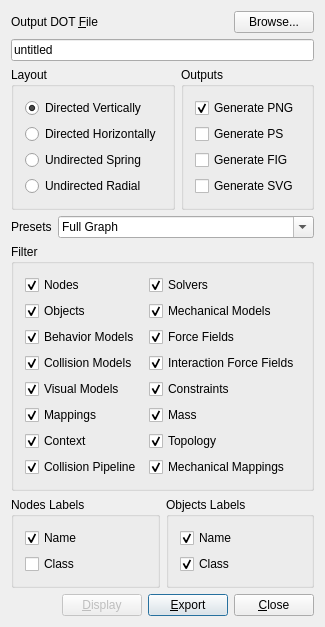
<?xml version="1.0" encoding="UTF-8"?>
<ui version="4.0">
 <class>BaseGenGraphForm</class>
 <widget class="QDialog" name="BaseGenGraphForm">
  <property name="geometry">
   <rect>
    <x>0</x>
    <y>0</y>
    <width>289</width>
    <height>589</height>
   </rect>
  </property>
  <property name="windowTitle">
   <string>Sofa Graph Export</string>
  </property>
  <layout class="QVBoxLayout">
   <item>
    <layout class="QGridLayout">
     <item row="0" column="0">
      <widget class="QLabel" name="filenameLabel">
       <property name="sizePolicy">
        <sizepolicy hsizetype="Preferred" vsizetype="Preferred">
         <horstretch>1</horstretch>
         <verstretch>0</verstretch>
        </sizepolicy>
       </property>
       <property name="text">
        <string>Output DOT &amp;File</string>
       </property>
       <property name="wordWrap">
        <bool>false</bool>
       </property>
       <property name="buddy">
        <cstring>filename</cstring>
       </property>
      </widget>
     </item>
     <item row="0" column="1">
      <widget class="QPushButton" name="browseButton">
       <property name="text">
        <string>Browse...</string>
       </property>
      </widget>
     </item>
     <item row="1" column="0" colspan="2">
      <widget class="QLineEdit" name="filename">
       <property name="text">
        <string>untitled</string>
       </property>
      </widget>
     </item>
    </layout>
   </item>
   <item>
    <layout class="QHBoxLayout">
     <item>
      <widget class="Q3ButtonGroup" name="layoutGroup">
       <property name="title">
        <string>Layout</string>
       </property>
       <layout class="QVBoxLayout">
        <item>
         <widget class="QRadioButton" name="layoutDirV">
          <property name="text">
           <string>Directed Vertically</string>
          </property>
          <property name="checked">
           <bool>true</bool>
          </property>
         </widget>
        </item>
        <item>
         <widget class="QRadioButton" name="layoutDirH">
          <property name="text">
           <string>Directed Horizontally</string>
          </property>
         </widget>
        </item>
        <item>
         <widget class="QRadioButton" name="layoutSpring">
          <property name="text">
           <string>Undirected Spring</string>
          </property>
         </widget>
        </item>
        <item>
         <widget class="QRadioButton" name="layoutRadial">
          <property name="text">
           <string>Undirected Radial</string>
          </property>
         </widget>
        </item>
       </layout>
      </widget>
     </item>
     <item>
      <widget class="Q3GroupBox" name="outputsBox">
       <property name="title">
        <string>Outputs</string>
       </property>
       <layout class="QVBoxLayout">
        <item>
         <widget class="QCheckBox" name="genPNG">
          <property name="text">
           <string>Generate PNG</string>
          </property>
          <property name="checked">
           <bool>true</bool>
          </property>
         </widget>
        </item>
        <item>
         <widget class="QCheckBox" name="genPS">
          <property name="text">
           <string>Generate PS</string>
          </property>
         </widget>
        </item>
        <item>
         <widget class="QCheckBox" name="genFIG">
          <property name="text">
           <string>Generate FIG</string>
          </property>
         </widget>
        </item>
        <item>
         <widget class="QCheckBox" name="genSVG">
          <property name="text">
           <string>Generate SVG</string>
          </property>
         </widget>
        </item>
       </layout>
      </widget>
     </item>
    </layout>
   </item>
   <item>
    <layout class="QHBoxLayout">
     <item>
      <widget class="QLabel" name="presetLabel">
       <property name="text">
        <string>Presets</string>
       </property>
       <property name="wordWrap">
        <bool>false</bool>
       </property>
      </widget>
     </item>
     <item>
      <widget class="QComboBox" name="presetFilter">
       <property name="sizePolicy">
        <sizepolicy hsizetype="Minimum" vsizetype="Fixed">
         <horstretch>1</horstretch>
         <verstretch>0</verstretch>
        </sizepolicy>
       </property>
       <property name="editable">
        <bool>true</bool>
       </property>
       <property name="insertPolicy">
        <enum>QComboBox::InsertAtTop</enum>
       </property>
       <property name="autoCompletion">
        <bool>true</bool>
       </property>
       <property name="duplicatesEnabled">
        <bool>false</bool>
       </property>
       <item>
        <property name="text">
         <string>Full Graph</string>
        </property>
       </item>
       <item>
        <property name="text">
         <string>All Objects</string>
        </property>
       </item>
       <item>
        <property name="text">
         <string>All Nodes</string>
        </property>
       </item>
       <item>
        <property name="text">
         <string>Mechanical Graph</string>
        </property>
       </item>
       <item>
        <property name="text">
         <string>Mechanical Objects</string>
        </property>
       </item>
       <item>
        <property name="text">
         <string>Visual Graph</string>
        </property>
       </item>
       <item>
        <property name="text">
         <string>Visual Objects</string>
        </property>
       </item>
       <item>
        <property name="text">
         <string>Collision Graph</string>
        </property>
       </item>
       <item>
        <property name="text">
         <string>Collision Objects</string>
        </property>
       </item>
       <item>
        <property name="text">
         <string>Collision Response Graph</string>
        </property>
       </item>
       <item>
        <property name="text">
         <string>Collision Response Objects</string>
        </property>
       </item>
      </widget>
     </item>
    </layout>
   </item>
   <item>
    <widget class="Q3GroupBox" name="filterBox">
     <property name="title">
      <string>Filter</string>
     </property>
     <layout class="QGridLayout">
      <item row="0" column="1">
       <widget class="QCheckBox" name="showSolvers">
        <property name="text">
         <string>Solvers</string>
        </property>
        <property name="checked">
         <bool>true</bool>
        </property>
       </widget>
      </item>
      <item row="1" column="1">
       <widget class="QCheckBox" name="showMechanicalStates">
        <property name="text">
         <string>Mechanical Models</string>
        </property>
        <property name="checked">
         <bool>true</bool>
        </property>
       </widget>
      </item>
      <item row="2" column="1">
       <widget class="QCheckBox" name="showForceFields">
        <property name="text">
         <string>Force Fields</string>
        </property>
        <property name="checked">
         <bool>true</bool>
        </property>
       </widget>
      </item>
      <item row="3" column="1">
       <widget class="QCheckBox" name="showInteractionForceFields">
        <property name="text">
         <string>Interaction Force Fields</string>
        </property>
        <property name="checked">
         <bool>true</bool>
        </property>
       </widget>
      </item>
      <item row="4" column="1">
       <widget class="QCheckBox" name="showConstraints">
        <property name="text">
         <string>Constraints</string>
        </property>
        <property name="checked">
         <bool>true</bool>
        </property>
       </widget>
      </item>
      <item row="5" column="1">
       <widget class="QCheckBox" name="showMass">
        <property name="text">
         <string>Mass</string>
        </property>
        <property name="checked">
         <bool>true</bool>
        </property>
       </widget>
      </item>
      <item row="7" column="1">
       <widget class="QCheckBox" name="showMechanicalMappings">
        <property name="text">
         <string>Mechanical Mappings</string>
        </property>
        <property name="checked">
         <bool>true</bool>
        </property>
       </widget>
      </item>
      <item row="6" column="1">
       <widget class="QCheckBox" name="showTopology">
        <property name="text">
         <string>Topology</string>
        </property>
        <property name="checked">
         <bool>true</bool>
        </property>
       </widget>
      </item>
      <item row="5" column="0">
       <widget class="QCheckBox" name="showMappings">
        <property name="text">
         <string>Mappings</string>
        </property>
        <property name="checked">
         <bool>true</bool>
        </property>
       </widget>
      </item>
      <item row="3" column="0">
       <widget class="QCheckBox" name="showCollisionModels">
        <property name="text">
         <string>Collision Models</string>
        </property>
        <property name="checked">
         <bool>true</bool>
        </property>
       </widget>
      </item>
      <item row="4" column="0">
       <widget class="QCheckBox" name="showVisualModels">
        <property name="text">
         <string>Visual Models</string>
        </property>
        <property name="checked">
         <bool>true</bool>
        </property>
       </widget>
      </item>
      <item row="7" column="0">
       <widget class="QCheckBox" name="showCollisionPipeline">
        <property name="text">
         <string>Collision Pipeline</string>
        </property>
        <property name="checked">
         <bool>true</bool>
        </property>
       </widget>
      </item>
      <item row="2" column="0">
       <widget class="QCheckBox" name="showBehaviorModels">
        <property name="text">
         <string>Behavior Models</string>
        </property>
        <property name="checked">
         <bool>true</bool>
        </property>
       </widget>
      </item>
      <item row="6" column="0">
       <widget class="QCheckBox" name="showContext">
        <property name="text">
         <string>Context</string>
        </property>
        <property name="checked">
         <bool>true</bool>
        </property>
       </widget>
      </item>
      <item row="1" column="0">
       <widget class="QCheckBox" name="showObjects">
        <property name="text">
         <string>Objects</string>
        </property>
        <property name="checked">
         <bool>true</bool>
        </property>
       </widget>
      </item>
      <item row="0" column="0">
       <widget class="QCheckBox" name="showNodes">
        <property name="text">
         <string>Nodes</string>
        </property>
        <property name="checked">
         <bool>true</bool>
        </property>
       </widget>
      </item>
     </layout>
    </widget>
   </item>
   <item>
    <layout class="QHBoxLayout">
     <item>
      <widget class="Q3GroupBox" name="groupNodeLabel">
       <property name="title">
        <string>Nodes Labels</string>
       </property>
       <layout class="QVBoxLayout">
        <item>
         <widget class="QCheckBox" name="labelNodeName">
          <property name="text">
           <string>Name</string>
          </property>
          <property name="checked">
           <bool>true</bool>
          </property>
         </widget>
        </item>
        <item>
         <widget class="QCheckBox" name="labelNodeClass">
          <property name="text">
           <string>Class</string>
          </property>
         </widget>
        </item>
       </layout>
      </widget>
     </item>
     <item>
      <widget class="Q3GroupBox" name="groupObjectLabel">
       <property name="title">
        <string>Objects Labels</string>
       </property>
       <layout class="QVBoxLayout">
        <item>
         <widget class="QCheckBox" name="labelObjectName">
          <property name="text">
           <string>Name</string>
          </property>
          <property name="checked">
           <bool>true</bool>
          </property>
         </widget>
        </item>
        <item>
         <widget class="QCheckBox" name="labelObjectClass">
          <property name="text">
           <string>Class</string>
          </property>
          <property name="checked">
           <bool>true</bool>
          </property>
         </widget>
        </item>
       </layout>
      </widget>
     </item>
    </layout>
   </item>
   <item>
    <layout class="QHBoxLayout">
     <item>
      <spacer name="spacer1">
       <property name="orientation">
        <enum>Qt::Horizontal</enum>
       </property>
       <property name="sizeType">
        <enum>QSizePolicy::Expanding</enum>
       </property>
       <property name="sizeHint" stdset="0">
        <size>
         <width>16</width>
         <height>20</height>
        </size>
       </property>
      </spacer>
     </item>
     <item>
      <widget class="QPushButton" name="displayButton">
       <property name="enabled">
        <bool>false</bool>
       </property>
       <property name="text">
        <string>&amp;Display</string>
       </property>
       <property name="shortcut">
        <string>Alt+D</string>
       </property>
      </widget>
     </item>
     <item>
      <widget class="QPushButton" name="exportButton">
       <property name="text">
        <string>&amp;Export</string>
       </property>
       <property name="shortcut">
        <string>Alt+E</string>
       </property>
       <property name="default">
        <bool>true</bool>
       </property>
      </widget>
     </item>
     <item>
      <widget class="QPushButton" name="closeButton">
       <property name="text">
        <string>&amp;Close</string>
       </property>
       <property name="shortcut">
        <string>Alt+C</string>
       </property>
      </widget>
     </item>
    </layout>
   </item>
  </layout>
 </widget>
 <layoutdefault spacing="6" margin="11"/>
 <customwidgets>
  <customwidget>
   <class>Q3GroupBox</class>
   <extends>QGroupBox</extends>
   <header>Qt3Support/Q3GroupBox</header>
   <container>1</container>
  </customwidget>
  <customwidget>
   <class>Q3ButtonGroup</class>
   <extends>Q3GroupBox</extends>
   <header>Qt3Support/Q3ButtonGroup</header>
   <container>1</container>
  </customwidget>
 </customwidgets>
 <tabstops>
  <tabstop>filename</tabstop>
  <tabstop>browseButton</tabstop>
  <tabstop>layoutDirV</tabstop>
  <tabstop>layoutDirH</tabstop>
  <tabstop>layoutSpring</tabstop>
  <tabstop>layoutRadial</tabstop>
  <tabstop>genPNG</tabstop>
  <tabstop>genPS</tabstop>
  <tabstop>genFIG</tabstop>
  <tabstop>genSVG</tabstop>
  <tabstop>showSolvers</tabstop>
  <tabstop>showMechanicalStates</tabstop>
  <tabstop>showForceFields</tabstop>
  <tabstop>showInteractionForceFields</tabstop>
  <tabstop>showConstraints</tabstop>
  <tabstop>showMass</tabstop>
  <tabstop>showMechanicalMappings</tabstop>
  <tabstop>showTopology</tabstop>
  <tabstop>showMappings</tabstop>
  <tabstop>showCollisionModels</tabstop>
  <tabstop>showVisualModels</tabstop>
  <tabstop>showCollisionPipeline</tabstop>
  <tabstop>showBehaviorModels</tabstop>
  <tabstop>showContext</tabstop>
  <tabstop>showObjects</tabstop>
  <tabstop>showNodes</tabstop>
  <tabstop>labelNodeName</tabstop>
  <tabstop>labelNodeClass</tabstop>
  <tabstop>labelObjectName</tabstop>
  <tabstop>labelObjectClass</tabstop>
  <tabstop>displayButton</tabstop>
  <tabstop>exportButton</tabstop>
 </tabstops>
 <resources/>
 <connections>
  <connection>
   <sender>showObjects</sender>
   <signal>toggled(bool)</signal>
   <receiver>showBehaviorModels</receiver>
   <slot>setEnabled(bool)</slot>
   <hints>
    <hint type="sourcelabel">
     <x>20</x>
     <y>20</y>
    </hint>
    <hint type="destinationlabel">
     <x>20</x>
     <y>20</y>
    </hint>
   </hints>
  </connection>
  <connection>
   <sender>showObjects</sender>
   <signal>toggled(bool)</signal>
   <receiver>showCollisionModels</receiver>
   <slot>setEnabled(bool)</slot>
   <hints>
    <hint type="sourcelabel">
     <x>20</x>
     <y>20</y>
    </hint>
    <hint type="destinationlabel">
     <x>20</x>
     <y>20</y>
    </hint>
   </hints>
  </connection>
  <connection>
   <sender>showObjects</sender>
   <signal>toggled(bool)</signal>
   <receiver>showVisualModels</receiver>
   <slot>setEnabled(bool)</slot>
   <hints>
    <hint type="sourcelabel">
     <x>20</x>
     <y>20</y>
    </hint>
    <hint type="destinationlabel">
     <x>20</x>
     <y>20</y>
    </hint>
   </hints>
  </connection>
  <connection>
   <sender>showObjects</sender>
   <signal>toggled(bool)</signal>
   <receiver>showMappings</receiver>
   <slot>setEnabled(bool)</slot>
   <hints>
    <hint type="sourcelabel">
     <x>20</x>
     <y>20</y>
    </hint>
    <hint type="destinationlabel">
     <x>20</x>
     <y>20</y>
    </hint>
   </hints>
  </connection>
  <connection>
   <sender>showObjects</sender>
   <signal>toggled(bool)</signal>
   <receiver>showContext</receiver>
   <slot>setEnabled(bool)</slot>
   <hints>
    <hint type="sourcelabel">
     <x>20</x>
     <y>20</y>
    </hint>
    <hint type="destinationlabel">
     <x>20</x>
     <y>20</y>
    </hint>
   </hints>
  </connection>
  <connection>
   <sender>showObjects</sender>
   <signal>toggled(bool)</signal>
   <receiver>showCollisionPipeline</receiver>
   <slot>setEnabled(bool)</slot>
   <hints>
    <hint type="sourcelabel">
     <x>20</x>
     <y>20</y>
    </hint>
    <hint type="destinationlabel">
     <x>20</x>
     <y>20</y>
    </hint>
   </hints>
  </connection>
  <connection>
   <sender>showObjects</sender>
   <signal>toggled(bool)</signal>
   <receiver>showSolvers</receiver>
   <slot>setEnabled(bool)</slot>
   <hints>
    <hint type="sourcelabel">
     <x>20</x>
     <y>20</y>
    </hint>
    <hint type="destinationlabel">
     <x>20</x>
     <y>20</y>
    </hint>
   </hints>
  </connection>
  <connection>
   <sender>showObjects</sender>
   <signal>toggled(bool)</signal>
   <receiver>showMechanicalStates</receiver>
   <slot>setEnabled(bool)</slot>
   <hints>
    <hint type="sourcelabel">
     <x>20</x>
     <y>20</y>
    </hint>
    <hint type="destinationlabel">
     <x>20</x>
     <y>20</y>
    </hint>
   </hints>
  </connection>
  <connection>
   <sender>showObjects</sender>
   <signal>toggled(bool)</signal>
   <receiver>showForceFields</receiver>
   <slot>setEnabled(bool)</slot>
   <hints>
    <hint type="sourcelabel">
     <x>20</x>
     <y>20</y>
    </hint>
    <hint type="destinationlabel">
     <x>20</x>
     <y>20</y>
    </hint>
   </hints>
  </connection>
  <connection>
   <sender>showObjects</sender>
   <signal>toggled(bool)</signal>
   <receiver>showInteractionForceFields</receiver>
   <slot>setEnabled(bool)</slot>
   <hints>
    <hint type="sourcelabel">
     <x>20</x>
     <y>20</y>
    </hint>
    <hint type="destinationlabel">
     <x>20</x>
     <y>20</y>
    </hint>
   </hints>
  </connection>
  <connection>
   <sender>showObjects</sender>
   <signal>toggled(bool)</signal>
   <receiver>showConstraints</receiver>
   <slot>setEnabled(bool)</slot>
   <hints>
    <hint type="sourcelabel">
     <x>20</x>
     <y>20</y>
    </hint>
    <hint type="destinationlabel">
     <x>20</x>
     <y>20</y>
    </hint>
   </hints>
  </connection>
  <connection>
   <sender>showObjects</sender>
   <signal>toggled(bool)</signal>
   <receiver>showMass</receiver>
   <slot>setEnabled(bool)</slot>
   <hints>
    <hint type="sourcelabel">
     <x>20</x>
     <y>20</y>
    </hint>
    <hint type="destinationlabel">
     <x>20</x>
     <y>20</y>
    </hint>
   </hints>
  </connection>
  <connection>
   <sender>showObjects</sender>
   <signal>toggled(bool)</signal>
   <receiver>showTopology</receiver>
   <slot>setEnabled(bool)</slot>
   <hints>
    <hint type="sourcelabel">
     <x>20</x>
     <y>20</y>
    </hint>
    <hint type="destinationlabel">
     <x>20</x>
     <y>20</y>
    </hint>
   </hints>
  </connection>
  <connection>
   <sender>showObjects</sender>
   <signal>toggled(bool)</signal>
   <receiver>showMechanicalMappings</receiver>
   <slot>setEnabled(bool)</slot>
   <hints>
    <hint type="sourcelabel">
     <x>20</x>
     <y>20</y>
    </hint>
    <hint type="destinationlabel">
     <x>20</x>
     <y>20</y>
    </hint>
   </hints>
  </connection>
  <connection>
   <sender>showObjects</sender>
   <signal>toggled(bool)</signal>
   <receiver>groupObjectLabel</receiver>
   <slot>setEnabled(bool)</slot>
   <hints>
    <hint type="sourcelabel">
     <x>20</x>
     <y>20</y>
    </hint>
    <hint type="destinationlabel">
     <x>20</x>
     <y>20</y>
    </hint>
   </hints>
  </connection>
  <connection>
   <sender>showNodes</sender>
   <signal>toggled(bool)</signal>
   <receiver>groupNodeLabel</receiver>
   <slot>setEnabled(bool)</slot>
   <hints>
    <hint type="sourcelabel">
     <x>20</x>
     <y>20</y>
    </hint>
    <hint type="destinationlabel">
     <x>20</x>
     <y>20</y>
    </hint>
   </hints>
  </connection>
  <connection>
   <sender>showNodes</sender>
   <signal>toggled(bool)</signal>
   <receiver>presetFilter</receiver>
   <slot>clearEditText()</slot>
   <hints>
    <hint type="sourcelabel">
     <x>20</x>
     <y>20</y>
    </hint>
    <hint type="destinationlabel">
     <x>20</x>
     <y>20</y>
    </hint>
   </hints>
  </connection>
  <connection>
   <sender>showObjects</sender>
   <signal>toggled(bool)</signal>
   <receiver>presetFilter</receiver>
   <slot>clearEditText()</slot>
   <hints>
    <hint type="sourcelabel">
     <x>20</x>
     <y>20</y>
    </hint>
    <hint type="destinationlabel">
     <x>20</x>
     <y>20</y>
    </hint>
   </hints>
  </connection>
  <connection>
   <sender>showBehaviorModels</sender>
   <signal>toggled(bool)</signal>
   <receiver>presetFilter</receiver>
   <slot>clearEditText()</slot>
   <hints>
    <hint type="sourcelabel">
     <x>20</x>
     <y>20</y>
    </hint>
    <hint type="destinationlabel">
     <x>20</x>
     <y>20</y>
    </hint>
   </hints>
  </connection>
  <connection>
   <sender>showCollisionModels</sender>
   <signal>toggled(bool)</signal>
   <receiver>presetFilter</receiver>
   <slot>clearEditText()</slot>
   <hints>
    <hint type="sourcelabel">
     <x>20</x>
     <y>20</y>
    </hint>
    <hint type="destinationlabel">
     <x>20</x>
     <y>20</y>
    </hint>
   </hints>
  </connection>
  <connection>
   <sender>showVisualModels</sender>
   <signal>toggled(bool)</signal>
   <receiver>presetFilter</receiver>
   <slot>clearEditText()</slot>
   <hints>
    <hint type="sourcelabel">
     <x>20</x>
     <y>20</y>
    </hint>
    <hint type="destinationlabel">
     <x>20</x>
     <y>20</y>
    </hint>
   </hints>
  </connection>
  <connection>
   <sender>showMappings</sender>
   <signal>toggled(bool)</signal>
   <receiver>presetFilter</receiver>
   <slot>clearEditText()</slot>
   <hints>
    <hint type="sourcelabel">
     <x>20</x>
     <y>20</y>
    </hint>
    <hint type="destinationlabel">
     <x>20</x>
     <y>20</y>
    </hint>
   </hints>
  </connection>
  <connection>
   <sender>showContext</sender>
   <signal>toggled(bool)</signal>
   <receiver>presetFilter</receiver>
   <slot>clearEditText()</slot>
   <hints>
    <hint type="sourcelabel">
     <x>20</x>
     <y>20</y>
    </hint>
    <hint type="destinationlabel">
     <x>20</x>
     <y>20</y>
    </hint>
   </hints>
  </connection>
  <connection>
   <sender>showCollisionPipeline</sender>
   <signal>toggled(bool)</signal>
   <receiver>presetFilter</receiver>
   <slot>clearEditText()</slot>
   <hints>
    <hint type="sourcelabel">
     <x>20</x>
     <y>20</y>
    </hint>
    <hint type="destinationlabel">
     <x>20</x>
     <y>20</y>
    </hint>
   </hints>
  </connection>
  <connection>
   <sender>showSolvers</sender>
   <signal>toggled(bool)</signal>
   <receiver>presetFilter</receiver>
   <slot>clearEditText()</slot>
   <hints>
    <hint type="sourcelabel">
     <x>20</x>
     <y>20</y>
    </hint>
    <hint type="destinationlabel">
     <x>20</x>
     <y>20</y>
    </hint>
   </hints>
  </connection>
  <connection>
   <sender>showMechanicalStates</sender>
   <signal>toggled(bool)</signal>
   <receiver>presetFilter</receiver>
   <slot>clearEditText()</slot>
   <hints>
    <hint type="sourcelabel">
     <x>20</x>
     <y>20</y>
    </hint>
    <hint type="destinationlabel">
     <x>20</x>
     <y>20</y>
    </hint>
   </hints>
  </connection>
  <connection>
   <sender>showForceFields</sender>
   <signal>toggled(bool)</signal>
   <receiver>presetFilter</receiver>
   <slot>clearEditText()</slot>
   <hints>
    <hint type="sourcelabel">
     <x>20</x>
     <y>20</y>
    </hint>
    <hint type="destinationlabel">
     <x>20</x>
     <y>20</y>
    </hint>
   </hints>
  </connection>
  <connection>
   <sender>showInteractionForceFields</sender>
   <signal>toggled(bool)</signal>
   <receiver>presetFilter</receiver>
   <slot>clearEditText()</slot>
   <hints>
    <hint type="sourcelabel">
     <x>20</x>
     <y>20</y>
    </hint>
    <hint type="destinationlabel">
     <x>20</x>
     <y>20</y>
    </hint>
   </hints>
  </connection>
  <connection>
   <sender>showConstraints</sender>
   <signal>toggled(bool)</signal>
   <receiver>presetFilter</receiver>
   <slot>clearEditText()</slot>
   <hints>
    <hint type="sourcelabel">
     <x>20</x>
     <y>20</y>
    </hint>
    <hint type="destinationlabel">
     <x>20</x>
     <y>20</y>
    </hint>
   </hints>
  </connection>
  <connection>
   <sender>showMass</sender>
   <signal>toggled(bool)</signal>
   <receiver>presetFilter</receiver>
   <slot>clearEditText()</slot>
   <hints>
    <hint type="sourcelabel">
     <x>20</x>
     <y>20</y>
    </hint>
    <hint type="destinationlabel">
     <x>20</x>
     <y>20</y>
    </hint>
   </hints>
  </connection>
  <connection>
   <sender>showTopology</sender>
   <signal>toggled(bool)</signal>
   <receiver>presetFilter</receiver>
   <slot>clearEditText()</slot>
   <hints>
    <hint type="sourcelabel">
     <x>20</x>
     <y>20</y>
    </hint>
    <hint type="destinationlabel">
     <x>20</x>
     <y>20</y>
    </hint>
   </hints>
  </connection>
  <connection>
   <sender>showMechanicalMappings</sender>
   <signal>toggled(bool)</signal>
   <receiver>presetFilter</receiver>
   <slot>clearEditText()</slot>
   <hints>
    <hint type="sourcelabel">
     <x>20</x>
     <y>20</y>
    </hint>
    <hint type="destinationlabel">
     <x>20</x>
     <y>20</y>
    </hint>
   </hints>
  </connection>
 </connections>
</ui>
